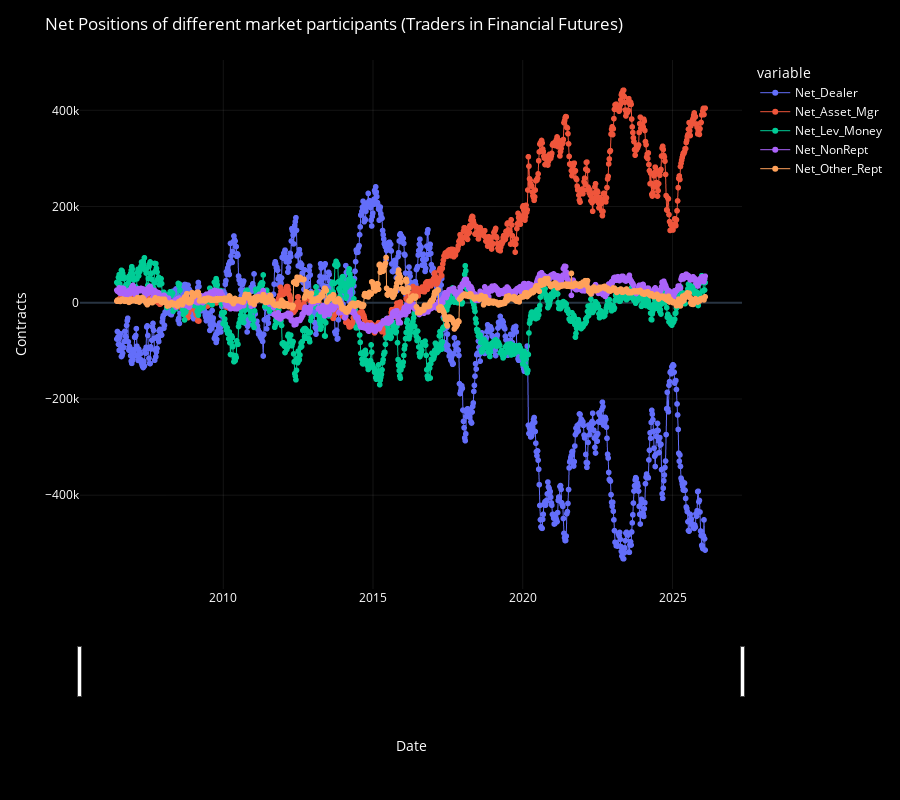

The notebook cell this image was saved under:
### Markdown cell above
# **Plots**

### Code cell
plot_df_line_chart(
    df = df_net,
    chart_title = "Net Positions of different market participants (Traders in Financial Futures)"
)

### Figure 1 — Plotly figure (JSON) as saved in the notebook; plotly's stock layout.template omitted (floating-point values rounded to 4 significant figures; data arrays with more than 128 entries replaced by an {"elided": "..."} marker saying what was removed)
{"data": [{"hovertemplate": "<b>%{fullData.name}</b><br>%{y:.2f}<extra></extra>", "legendgroup": "Net_Dealer", "line": {"color": "#636efa", "dash": "solid", "width": 1}, "marker": {"symbol": "circle"}, "mode": "lines+markers", "name": "Net_Dealer", "showlegend": true, "x": {"elided": "1026 str values"}, "xaxis": "x", "y": {"elided": "1026 float values"}, "yaxis": "y", "type": "scattergl"}, {"hovertemplate": "<b>%{fullData.name}</b><br>%{y:.2f}<extra></extra>", "legendgroup": "Net_Asset_Mgr", "line": {"color": "#EF553B", "dash": "solid", "width": 1}, "marker": {"symbol": "circle"}, "mode": "lines+markers", "name": "Net_Asset_Mgr", "showlegend": true, "x": {"elided": "1026 str values"}, "xaxis": "x", "y": {"elided": "1026 float values"}, "yaxis": "y", "type": "scattergl"}, {"hovertemplate": "<b>%{fullData.name}</b><br>%{y:.2f}<extra></extra>", "legendgroup": "Net_Lev_Money", "line": {"color": "#00cc96", "dash": "solid", "width": 1}, "marker": {"symbol": "circle"}, "mode": "lines+markers", "name": "Net_Lev_Money", "showlegend": true, "x": {"elided": "1026 str values"}, "xaxis": "x", "y": {"elided": "1026 float values"}, "yaxis": "y", "type": "scattergl"}, {"hovertemplate": "<b>%{fullData.name}</b><br>%{y:.2f}<extra></extra>", "legendgroup": "Net_NonRept", "line": {"color": "#ab63fa", "dash": "solid", "width": 1}, "marker": {"symbol": "circle"}, "mode": "lines+markers", "name": "Net_NonRept", "showlegend": true, "x": {"elided": "1026 str values"}, "xaxis": "x", "y": {"elided": "1026 float values"}, "yaxis": "y", "type": "scattergl"}, {"hovertemplate": "<b>%{fullData.name}</b><br>%{y:.2f}<extra></extra>", "legendgroup": "Net_Other_Rept", "line": {"color": "#FFA15A", "dash": "solid", "width": 1}, "marker": {"symbol": "circle"}, "mode": "lines+markers", "name": "Net_Other_Rept", "showlegend": true, "x": {"elided": "1026 str values"}, "xaxis": "x", "y": {"elided": "1026 float values"}, "yaxis": "y", "type": "scattergl"}], "layout": {"xaxis": {"anchor": "y", "domain": [0.0, 1.0], "title": {"text": "Date"}, "rangeslider": {"visible": true}, "showgrid": true, "gridcolor": "rgba(255,255,255,0.08)"}, "yaxis": {"anchor": "x", "domain": [0.0, 1.0], "title": {"text": "Contracts"}, "showgrid": true, "gridcolor": "rgba(255,255,255,0.08)", "fixedrange": false}, "legend": {"title": {"text": "variable"}, "tracegroupgap": 0, "itemclick": "toggle", "itemdoubleclick": "toggleothers", "bgcolor": "rgba(0,0,0,0)"}, "margin": {"t": 60}, "font": {"color": "white", "size": 12}, "title": {"text": "Net Positions of different market participants (Traders in Financial Futures)"}, "paper_bgcolor": "black", "plot_bgcolor": "black", "height": 800, "dragmode": "zoom"}}
